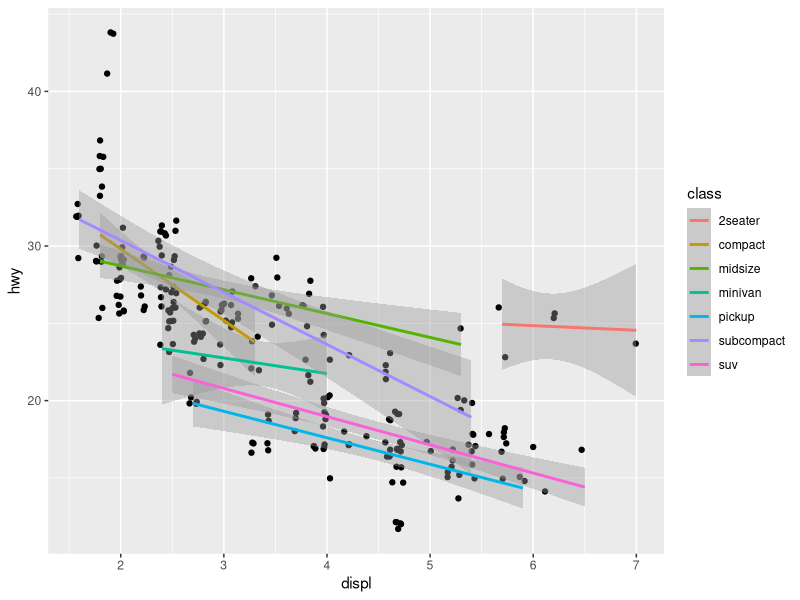
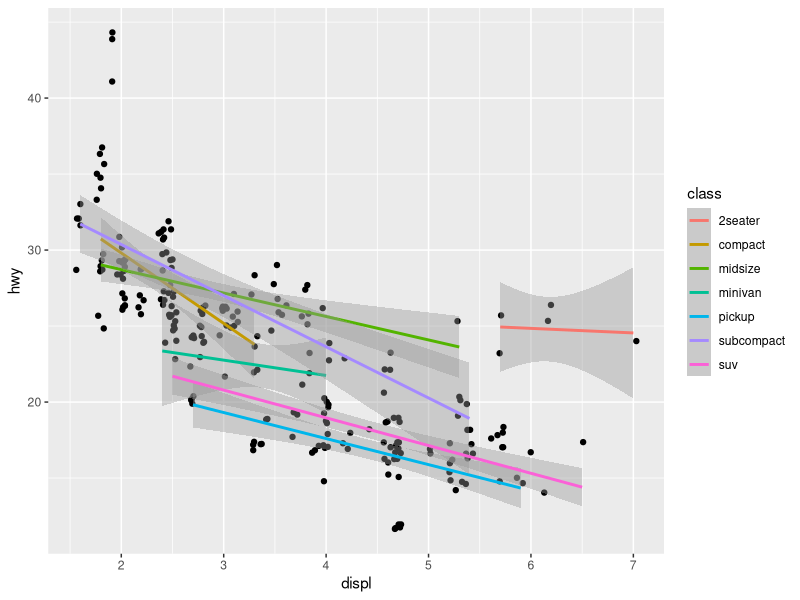
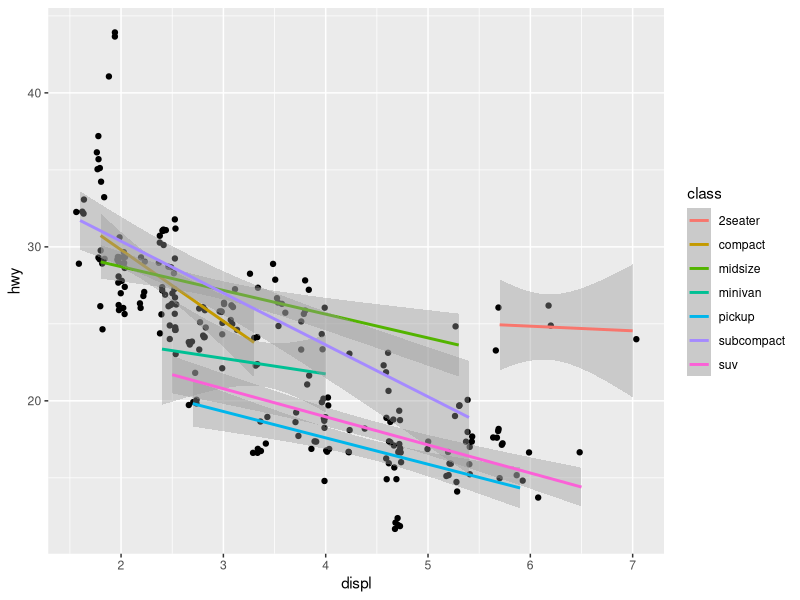
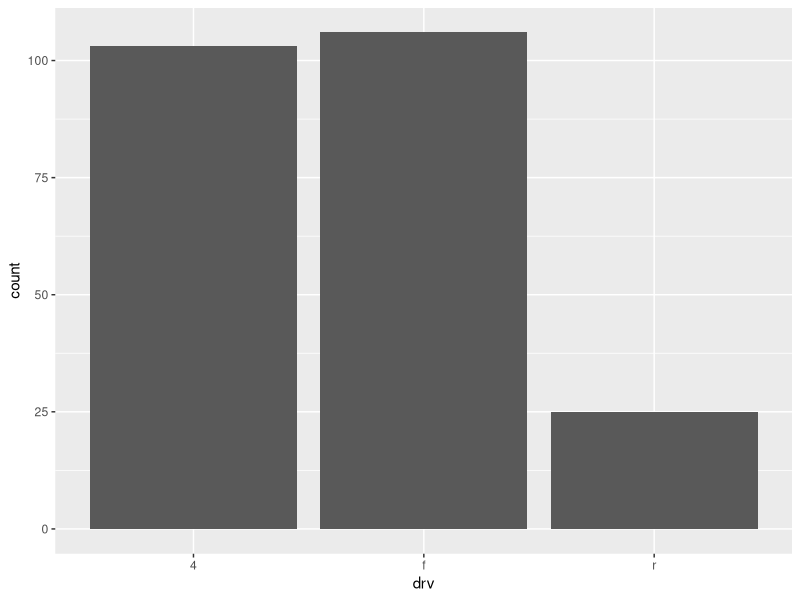
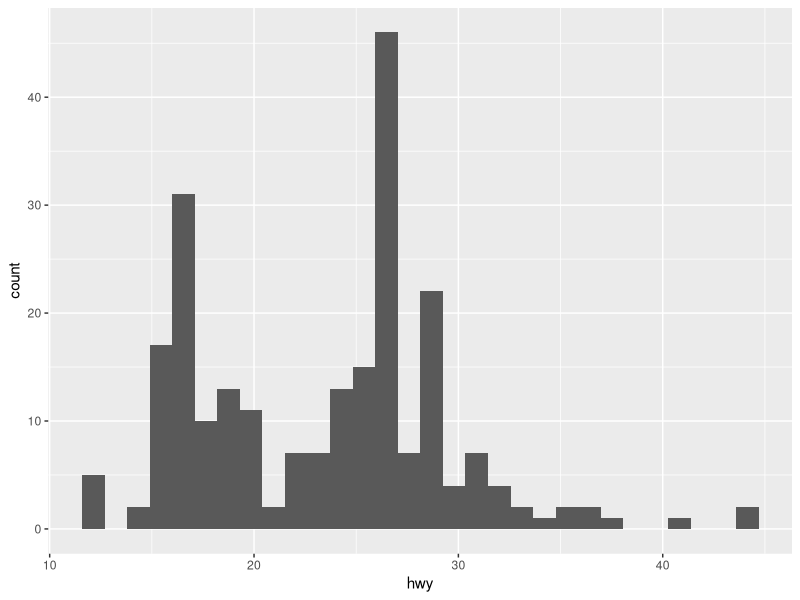

R code for these plots, in order:
library(tidyverse)
ggplot(mpg, aes(x = displ, y = hwy)) +
  geom_jitter() +
  geom_smooth(aes(color = class), method = "lm")


ggplot(mpg, aes(x = displ, y = hwy)) +
  geom_jitter() +
  stat_smooth(aes(color = class), method = "lm")

x <- stat_smooth(aes(color = class), method = "lm")

ggplot(mpg, aes(x = displ, y = hwy)) +
  geom_jitter() +
  x


ggplot(mpg) +
  geom_bar(aes(x = drv))

ggplot(mpg) +
  geom_histogram(aes(hwy))
